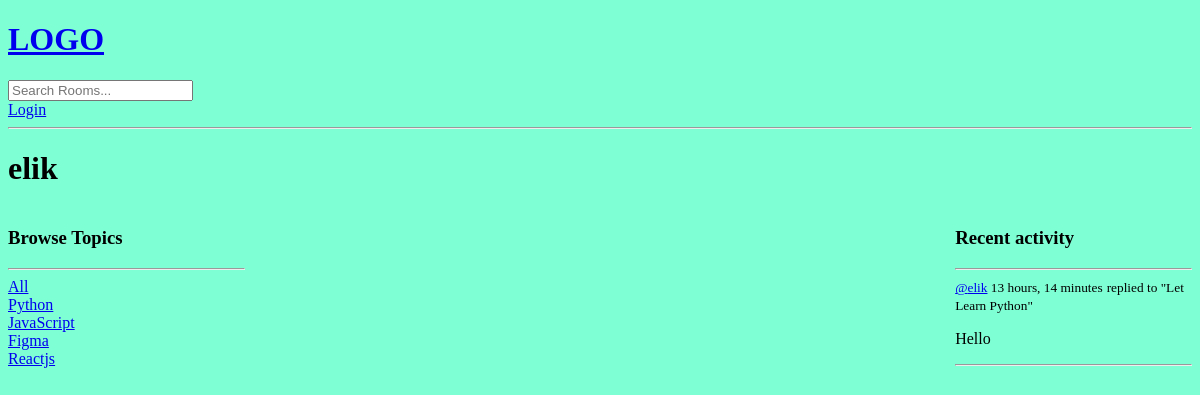
Before: /profile/4/ with the older database file.
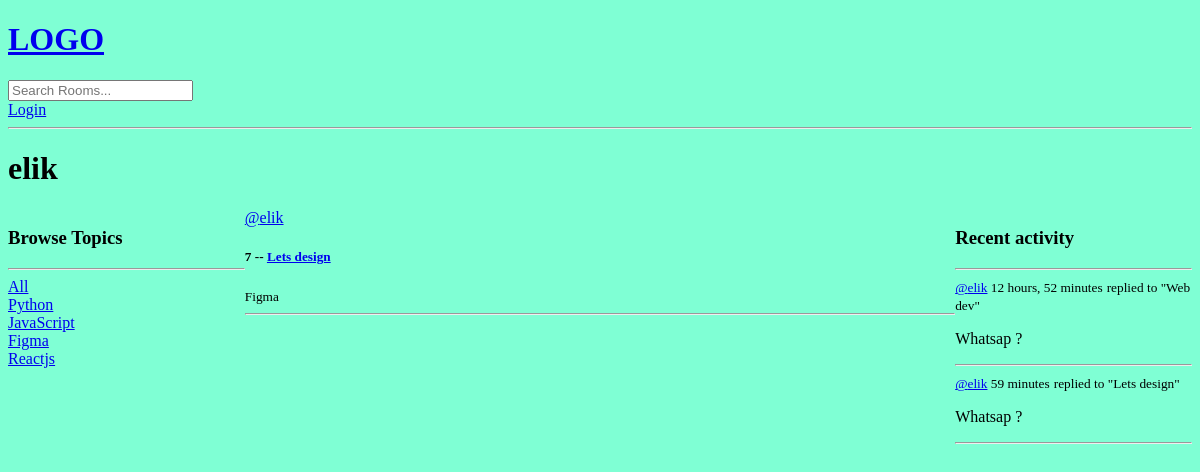
After: the same page with the newer database file.
### base/models.py (models this page shows, shortened)
class Topic(models.Model):
    name = models.CharField(max_length=200)

class Message(models.Model):
    user = models.ForeignKey(User, on_delete=models.CASCADE)
    room = models.ForeignKey(Room, on_delete=models.CASCADE)
    body = models.TextField()
    updated = models.DateTimeField(auto_now=True)
    created = models.DateTimeField(auto_now_add=True)
    def __str__(self):
        return self.body[0:50]

class Room(models.Model):
    host = models.ForeignKey(User, on_delete=models.SET_NULL, null=True)
    topic = models.ForeignKey(Topic, on_delete=models.SET_NULL, null=True)
    name = models.CharField(max_length=200)
    description = models.TextField(null=True, blank=True)
    participants = models.ManyToManyField(
        User, related_name='participants', blank=True)
    updated = models.DateTimeField(auto_now=True)
    created = models.DateTimeField(auto_now_add=True)
    class Meta:
        ordering = ['-updated', '-created']
    def __str__(self):
        return self.name

### base/views.py (the view)
# urls.py: path('profile/<str:id>/', views.userProfile, name="user-profile"),
def userProfile(request, id):
    user = User.objects.get(id=id)
    rooms = user.room_set.all()
    room_messages = user.message_set.all()
    topics = Topic.objects.all()
    context = {'user': user, 'rooms': rooms,
               'room_messages': room_messages, 'topics': topics}
    return render(request, 'base/profile.html', context)

### base/templates/base/profile.html (shortened to what this page needs)
{% extends 'main.html' %} {% block content %}
<h1>{{user.username}}</h1>
<div class="profile-container">
  <div>{% include 'base/topics_component.html' %}</div>
  <div>{% include 'base/feeds_component.html' %}</div>
  <div>{% include 'base/activity_component.html' %}</div>
</div>
{% endblock content %}

### base/templates/base/topics_component.html
<h3>Browse Topics</h3>
<hr />
<div>
  <a href="{% url 'home' %}">All</a>
</div>
{% for topic in topics %}
<div>
  <a href="{% url 'home' %}?q={{topic.name}}">{{ topic.name }}</a>
</div>
{% endfor %}

### base/templates/base/feeds_component.html (shortened to what this page needs)
<div>
  {% for room in rooms %}
  <div>
    <a href="{% url 'user-profile' room.host.id %}"
      >@{{ room.host.username }}</a
    >
    <h5>
      {{room.id}} -- <a href="{% url 'room' room.id %}">{{ room.name }}</a>
    </h5>
    <small>{{ room.topic.name }}</small>
    <hr />
  </div>
  {% endfor %}
</div>

### base/templates/base/activity_component.html (shortened to what this page needs)
<h3>Recent activity</h3>
<hr />
{% for message in room_messages %}
<div>
  <small
    ><a href="{% url 'user-profile' message.user.id %}"
      >@{{message.user.username}}</a
    >
    {{message.created|timesince}}</small
  >
  <small>replied to "{{message.room}}"</small>
  <p>{{message}}</p>
  <hr />
</div>
{% endfor %}

Changed rows visible on the page:
removed Message: user.username "elik", created "13 hours, 14 minutes", room "Let Learn Python", body "Hello"
added Room: host.username "elik", id "7", name "Lets design", topic.name "Figma"
added Message: user.username "elik", created "12 hours, 52 minutes", room "Web dev", body "Whatsap ?"
added Message: user.username "elik", created "59 minutes", room "Lets design", body "Whatsap ?"
